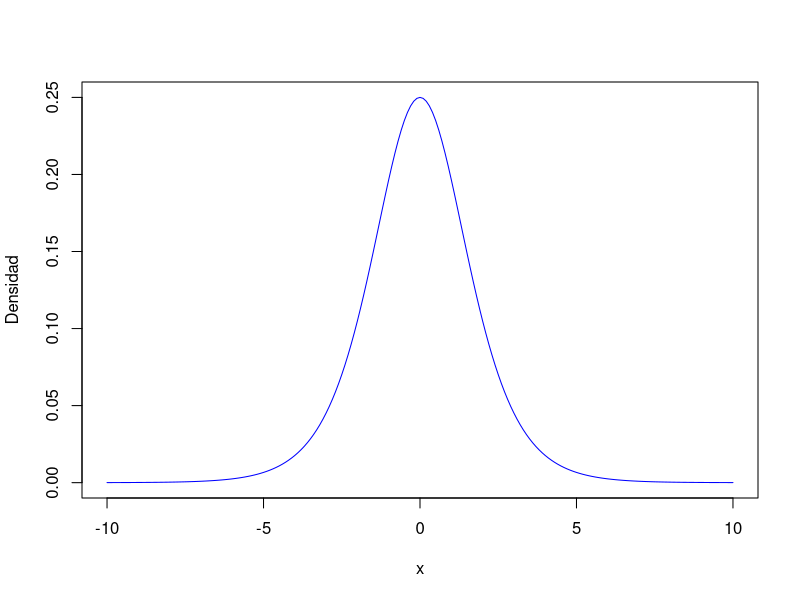
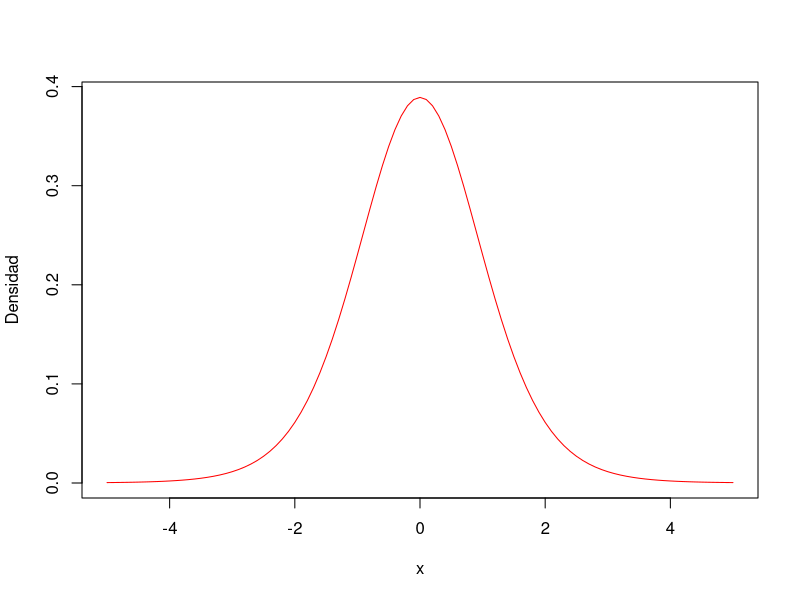
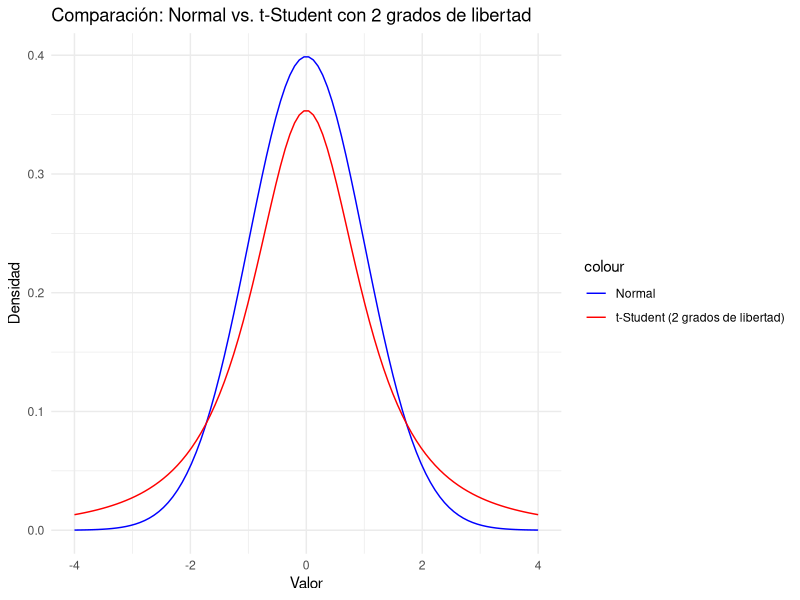
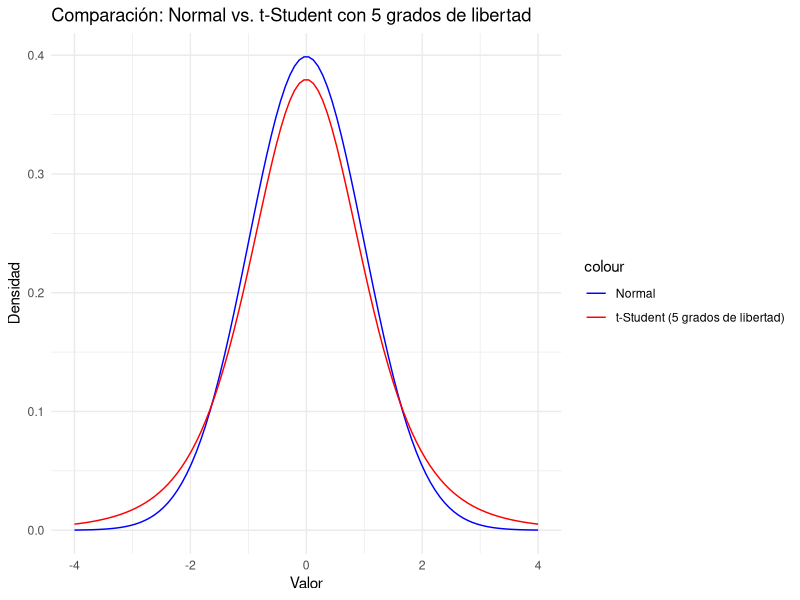
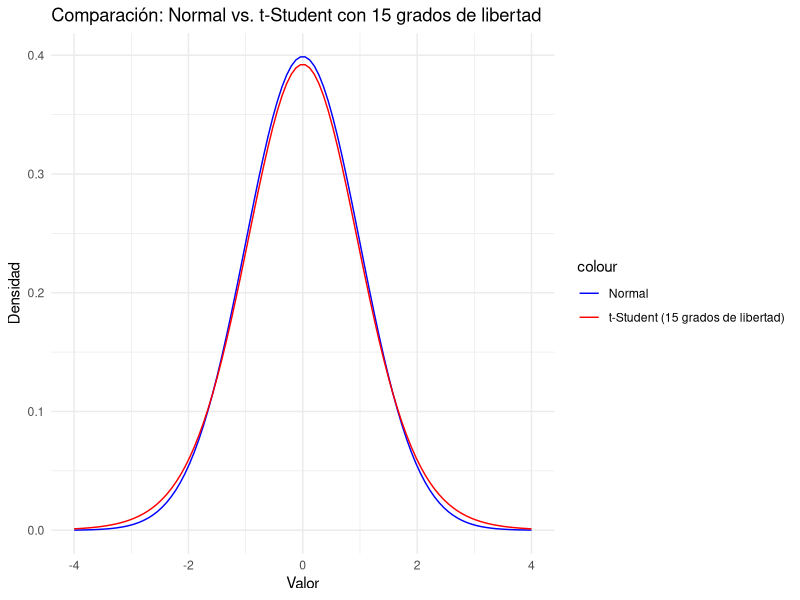
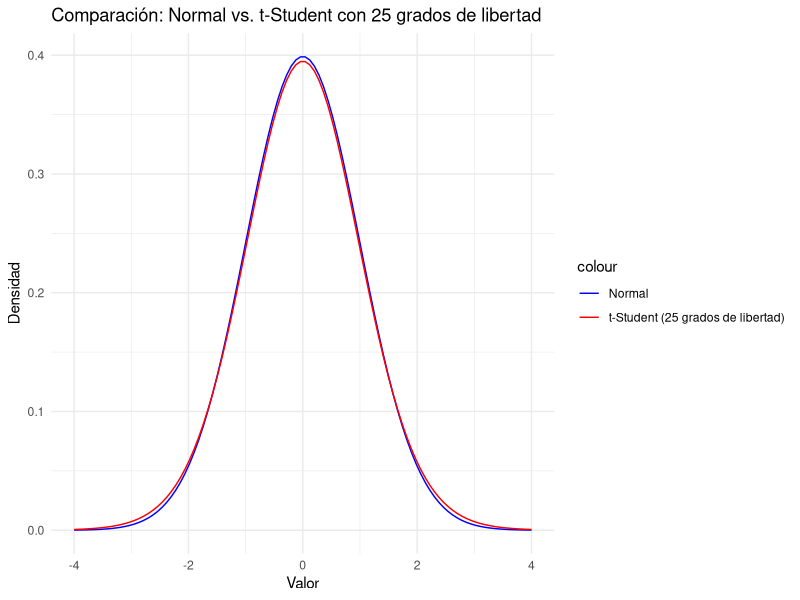

Recreate these plots in R, in order.
## ---- chunk 1
x <- seq(-10, 10, by = 0.1)
plot(x, dlogis(x), type = "l", col = "blue", xlab = "x", ylab = "Densidad")
## ---- chunk 2
rand1 <- rlogis(100)
rand1
## ---- chunk 3
plogis(0)
plogis(2)
## ---- chunk 4
x <- seq(-5, 5, by = 0.1)
plot(x, dt(x, df = 10), type = "l", col = "red",xlab = "x", ylab = "Densidad")
## ---- chunk 5
rand2 <- rt(100, df = 10)
rand2
## ---- chunk 6
pt(0, df = 10)
pt(2, df = 10)
## ---- chunk 7
library(ggplot2)

graph <- function(df) {
  x <- seq(-4, 4, length.out = 100)
  data <- data.frame(x, dt(x, df), dt(x, df))
  ggplot(data, aes(x)) + 
    geom_line(aes(y = dnorm(x), colour = "Normal")) +
    geom_line(aes(y = dt(x, df), colour = paste("t-Student (", df, " grados de libertad)", sep=""))) +
    ggtitle(paste("Comparación: Normal vs. t-Student con ", df, " grados de libertad", sep="")) +
    xlab("Valor") +
    ylab("Densidad") +
    theme_minimal() +
    scale_colour_manual(values = c("blue", "red"))
}

glibertad <- c(2, 5, 15, 25)
for (df in glibertad) {
  print(graph(df))
}
## ---- chunk 8
runifd <- function(n, min, max) {
  sample(min:max, n, replace = TRUE)
}

ran3 <- runifd(10, 1, 6)
print(ran3)
## ---- chunk 9
r4 <- rmultinom(10, 1, prob = c(0.2, 0.5, 0.3))
print(r4)
## ---- chunk 10
pnorm(1.5, 0, 1)
## ---- chunk 11
pbinom(5, 10, 0.5)
## ---- chunk 12
lambda <- 3 
## ---- chunk 13
dpois(0, lambda) 
## ---- chunk 14
ppois(2, lambda)
